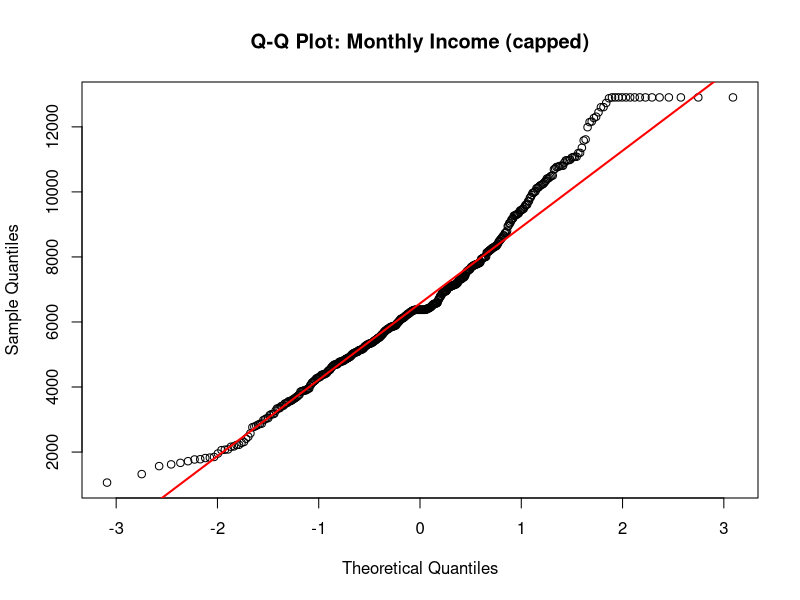
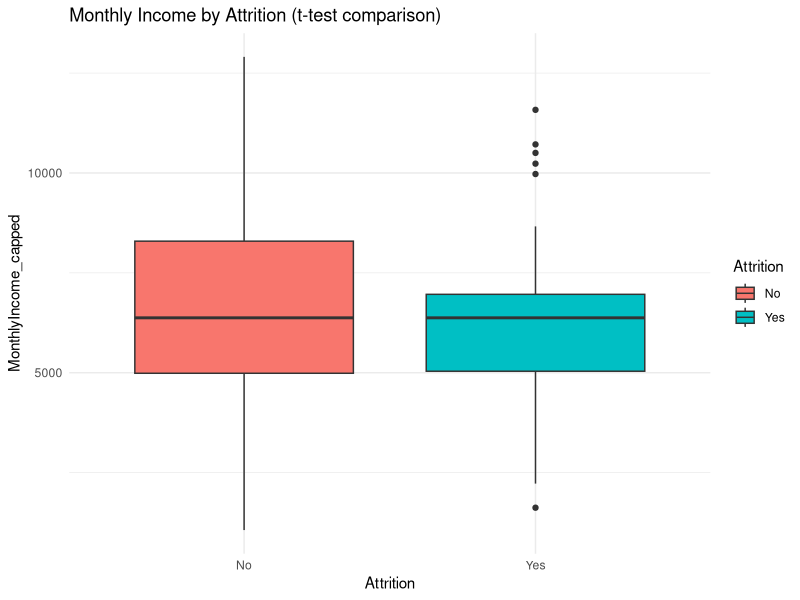
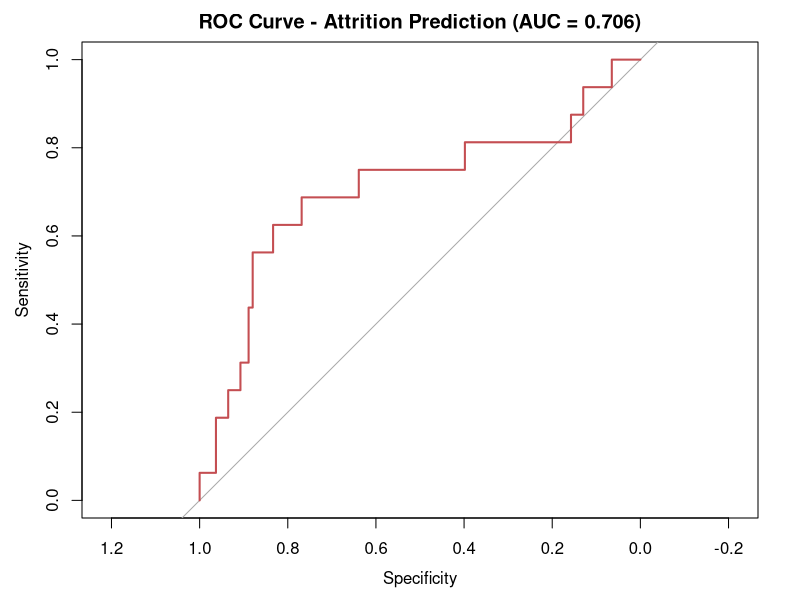
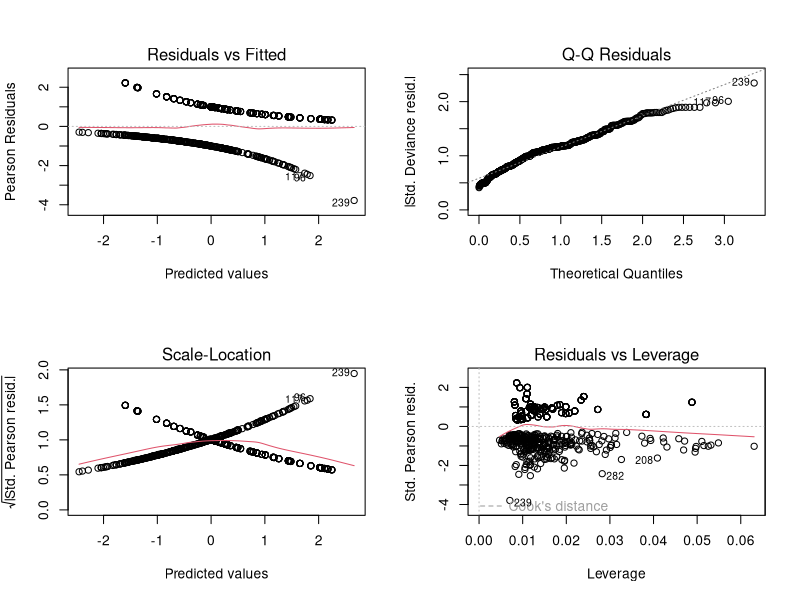
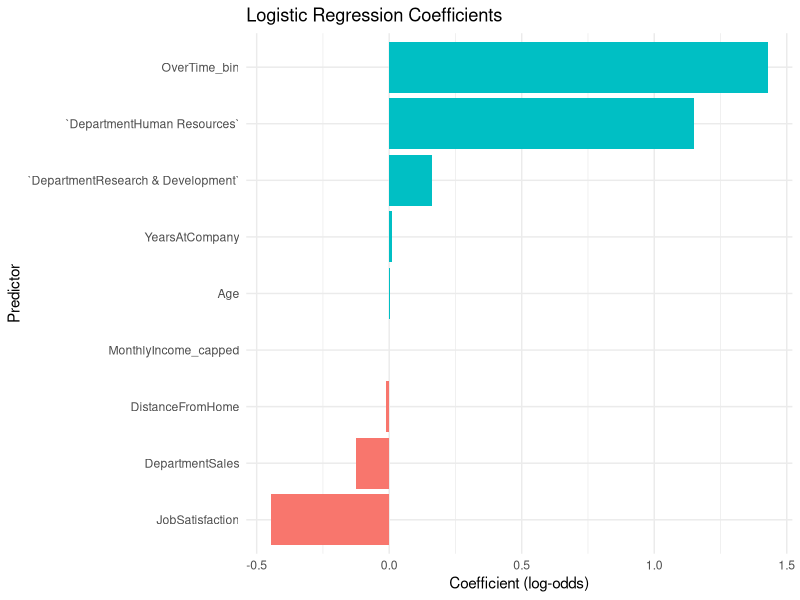

Recreate these plots in R, in order.
## =============================================================
## Week 3 Task: Statistical Analysis and Predictive Modeling using R
## Dataset : Employee Attrition Dataset (continued from Week 1 & 2)
## Author  : <Your Name>
## =============================================================

## ---- 0. Load required libraries -------------------------------
# install.packages(c("tidyverse","caret","pROC","car"))
library(tidyverse)   # dplyr, ggplot2
library(caret)       # train/test split, cross-validation, confusion matrix
library(pROC)        # ROC curve and AUC
library(car)         # VIF (multicollinearity check)

set.seed(42)

## ---- 1. Load and re-clean data (same steps as Week 1) -----------
df <- read.csv("employee_attrition.csv", stringsAsFactors = FALSE)

df$Age[is.na(df$Age)] <- median(df$Age, na.rm = TRUE)
df$MonthlyIncome[is.na(df$MonthlyIncome)] <- median(df$MonthlyIncome, na.rm = TRUE)
df$DistanceFromHome[is.na(df$DistanceFromHome)] <- median(df$DistanceFromHome, na.rm = TRUE)

get_mode <- function(x) {
  ux <- na.omit(unique(x))
  ux[which.max(tabulate(match(x, ux)))]
}
df$Department[is.na(df$Department)] <- get_mode(df$Department)
df$MaritalStatus[is.na(df$MaritalStatus)] <- get_mode(df$MaritalStatus)

q1 <- quantile(df$MonthlyIncome, 0.25); q3 <- quantile(df$MonthlyIncome, 0.75)
iqr <- q3 - q1
df$MonthlyIncome_capped <- pmin(pmax(df$MonthlyIncome, q1 - 1.5*iqr), q3 + 1.5*iqr)

df$Attrition <- factor(df$Attrition, levels = c("No","Yes"))
df$OverTime_bin <- ifelse(df$OverTime == "Yes", 1, 0)

## =============================================================
## 2. HYPOTHESIS TESTING
## =============================================================

## 2.1 Normality check on Monthly Income (Shapiro-Wilk test)
## H0: Monthly Income is normally distributed
## H1: Monthly Income is NOT normally distributed
shapiro.test(df$MonthlyIncome_capped[1:500])

qqnorm(df$MonthlyIncome_capped, main = "Q-Q Plot: Monthly Income (capped)")
qqline(df$MonthlyIncome_capped, col = "red", lwd = 2)

## 2.2 Independent-samples t-test
## H0: Mean income is the same for employees who stayed vs left
## H1: Mean income differs between the two groups
t.test(MonthlyIncome_capped ~ Attrition, data = df)

ggplot(df, aes(x = Attrition, y = MonthlyIncome_capped, fill = Attrition)) +
  geom_boxplot() +
  labs(title = "Monthly Income by Attrition (t-test comparison)") +
  theme_minimal()

## 2.3 Chi-square test: OverTime vs Attrition
## H0: OverTime and Attrition are independent
## H1: OverTime and Attrition are associated
overtime_table <- table(df$OverTime, df$Attrition)
print(overtime_table)
chisq.test(overtime_table)

## 2.4 Chi-square test: Department vs Attrition
dept_table <- table(df$Department, df$Attrition)
print(dept_table)
chisq.test(dept_table)

## 2.5 Pearson correlation: Income vs Tenure
## H0: rho = 0 (no linear correlation)
## H1: rho != 0
cor.test(df$MonthlyIncome_capped, df$YearsAtCompany, method = "pearson")

## =============================================================
## 3. MODEL BUILDING: Logistic Regression Classification
## =============================================================

model_data <- df %>%
  select(Attrition, Age, DistanceFromHome, MonthlyIncome_capped,
         YearsAtCompany, JobSatisfaction, OverTime_bin, Department) %>%
  mutate(Department = as.factor(Department))

## 3.1 Train/test split (75/25, stratified on outcome)
train_index <- createDataPartition(model_data$Attrition, p = 0.75, list = FALSE)
train_data <- model_data[train_index, ]
test_data  <- model_data[-train_index, ]

## 3.2 5-fold cross-validation setup
ctrl <- trainControl(method = "cv", number = 5,
                      classProbs = TRUE, summaryFunction = twoClassSummary,
                      sampling = "up")   # up-sample minority class (attrition = Yes)

## 3.3 Train logistic regression model with cross-validation
log_model <- train(Attrition ~ Age + DistanceFromHome + MonthlyIncome_capped +
                      YearsAtCompany + JobSatisfaction + OverTime_bin + Department,
                    data = train_data,
                    method = "glm",
                    family = "binomial",
                    trControl = ctrl,
                    metric = "ROC")

print(log_model)
summary(log_model$finalModel)

## 3.4 Check multicollinearity (VIF)
vif(log_model$finalModel)

## =============================================================
## 4. MODEL DIAGNOSTICS & EVALUATION
## =============================================================

## 4.1 Predictions on test set
pred_prob  <- predict(log_model, newdata = test_data, type = "prob")[, "Yes"]
pred_class <- predict(log_model, newdata = test_data)

## 4.2 Confusion matrix
conf_mat <- confusionMatrix(pred_class, test_data$Attrition, positive = "Yes")
print(conf_mat)

## 4.3 ROC curve and AUC
roc_obj <- roc(response = test_data$Attrition, predictor = pred_prob, levels = c("No","Yes"))
plot(roc_obj, main = paste0("ROC Curve - Attrition Prediction (AUC = ", round(auc(roc_obj), 3), ")"),
     col = "#C44E52", lwd = 2)
auc(roc_obj)

## 4.4 Residual / deviance diagnostics for the underlying GLM
par(mfrow = c(2, 2))
plot(log_model$finalModel)
par(mfrow = c(1, 1))

## 4.5 Coefficient plot (standardized effect direction)
coefs <- broom::tidy(log_model$finalModel) %>% filter(term != "(Intercept)")
ggplot(coefs, aes(x = reorder(term, estimate), y = estimate, fill = estimate > 0)) +
  geom_col(show.legend = FALSE) +
  coord_flip() +
  labs(title = "Logistic Regression Coefficients", x = "Predictor", y = "Coefficient (log-odds)") +
  theme_minimal()

## =============================================================
## 5. Summary of key results (printed for the report)
## =============================================================
cat("Cross-validated ROC (mean):", max(log_model$results$ROC), "\n")
cat("Test Accuracy:", conf_mat$overall["Accuracy"], "\n")
cat("Test Sensitivity (Recall):", conf_mat$byClass["Sensitivity"], "\n")
cat("Test Precision:", conf_mat$byClass["Precision"], "\n")
cat("Test AUC:", as.numeric(auc(roc_obj)), "\n")

## =============================================================
## End of script
## =============================================================
